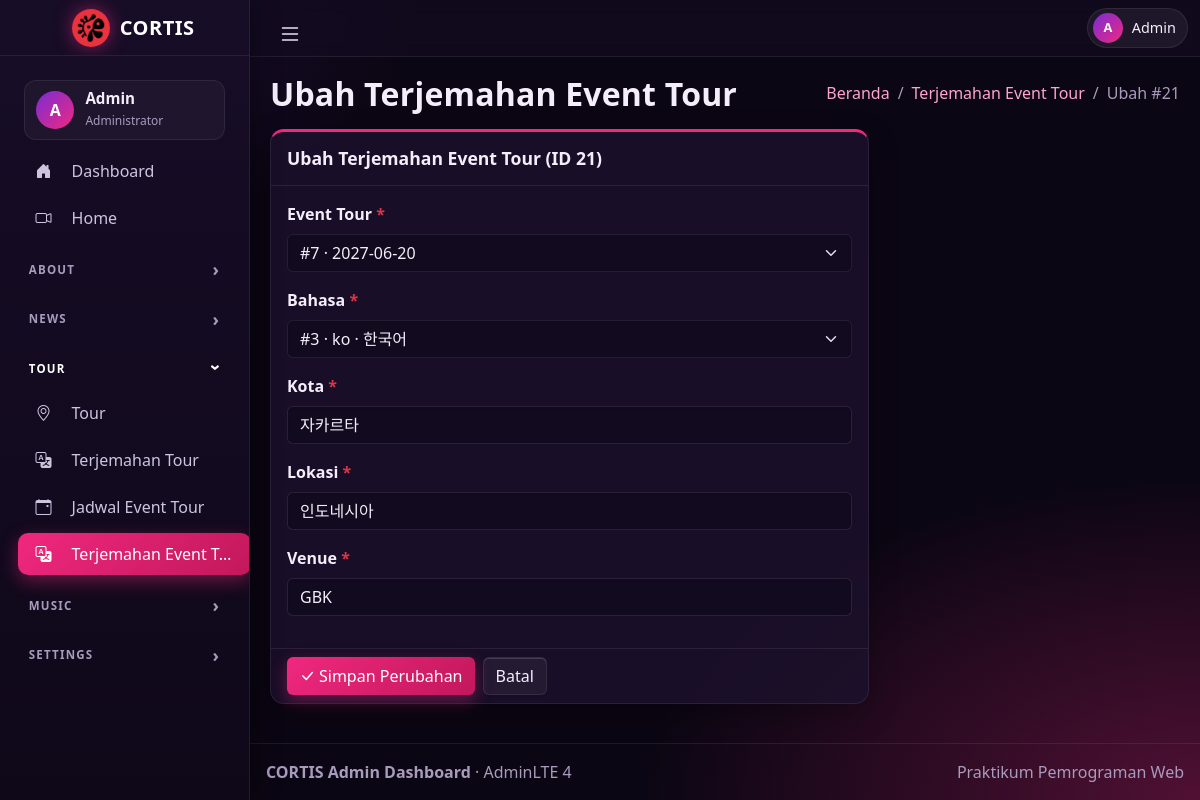
/form.php?t=tour_event_translations&id=21, run on the app's committed database.
### tables this page shows
CREATE TABLE `tour_event_translations` (
  `event_trans_id` int(11) NOT NULL,
  `event_id` int(11) NOT NULL,
  `language_id` int(11) NOT NULL,
  `city_name` varchar(100) NOT NULL,
  `location_text` varchar(150) NOT NULL,
  `venue_name` varchar(150) NOT NULL,
  `created_at` datetime NOT NULL DEFAULT current_timestamp(),
  `updated_at` datetime NOT NULL DEFAULT current_timestamp() ON UPDATE current_timestamp()
);

### includes/fungsi.php (called while the page is built, shortened)
<?php
require_once __DIR__ . "/../koneksi.php";
$TABEL = require __DIR__ . "/../config/tables.php";
function h($s) {
  return htmlspecialchars((string) $s, ENT_QUOTES, 'UTF-8');
}
function ambil_tabel($nama) {
  global $TABEL;
  return $TABEL[$nama];
}
function opsi_relasi($ref) {
  global $pdo, $TABEL;
  static $cache = [];
  $cfg = $TABEL[$ref];
  $pk = $cfg['pk'];
  $cols = array_merge([$pk], $cfg['label_cols']);
  $sql = "SELECT " . implode(",", array_map(fn($c) => "`$c`", $cols)) . " FROM `$ref` ORDER BY `$pk` ASC";
  $out = [];
  foreach ($pdo->query($sql) as $r) {
    $teks = "#" . $r[$pk];
    $bag = [];
    foreach ($cfg['label_cols'] as $c) {
      $v = (string) $r[$c];
      $bag[] = $v;
    }
    if ($bag) $teks .= " · " . implode(" · ", $bag);
    $out[$r[$pk]] = $teks;
  }
  return $cache[$ref] = $out;
}
function url_tabel($t, array $p = []) {
  $p = array_filter(array_merge(['t' => $t], $p), fn($v) => $v !== '' && $v !== null);
  return 'tabel.php?' . http_build_query($p);
}

### form.php (the view, shortened to what this page needs)
<?php
require_once __DIR__ . "/includes/fungsi.php";
require_once __DIR__ . "/includes/layout.php";
$t   = $_GET['t'] ?? ($_POST['t'] ?? '');
$cfg = ambil_tabel($t);
$pk  = $cfg['pk'];
$cols = $cfg['cols'];
$fields = array_filter($cols, fn($c) => $c['form']);
$id = $_GET['id'] ?? ($_POST['id'] ?? '');
$edit = ($id !== '' && ctype_digit((string) $id));
$row = null;
if ($edit) {
  $st = $pdo->prepare("SELECT * FROM `$t` WHERE `$pk` = ?");
  $st->execute([$id]);
  $row = $st->fetch();
}
$errors = [];
$old = [];
function nilai_form($n, $c) {
  global $old, $row, $edit;
  if ($edit && $row) {
    $v = $row[$n];
    return $v;
  }
  return $c['default'] === 'CURRENT_TIMESTAMP' ? '' : ($c['default'] ?? '');
}
$judul = ($edit ? "Ubah " : "Tambah ") . $cfg['label'];
?>
<div class="row">
  <div class="col-lg-8">
    <div class="card card-primary card-outline mb-4">
      <div class="card-header"><h3 class="card-title"><?= h($judul) ?> <?= $edit ? '(ID ' . h($id) . ')' : '' ?></h3></div>
      <form method="post" action="form.php?t=<?= h($t) ?>" enctype="multipart/form-data" novalidate>
        <div class="card-body">
          <?php foreach ($fields as $n => $c) {
            $v = nilai_form($n, $c);
            $err = $errors[$n] ?? '';
            $idf = 'f_' . $n;
            $kelas = 'form-control' . ($err ? ' is-invalid' : '');
            $wajib = $c['required'] && !($c['type'] === 'password' && $edit); ?>
            <div class="mb-3">
              <?php if ($c['type'] === 'bool') { ?>
                <div class="form-check form-switch">
                  <input class="form-check-input" type="checkbox" role="switch" id="<?= $idf ?>" name="<?= $idf ?>" value="1" <?= $v ? 'checked' : '' ?>>
                  <label class="form-check-label" for="<?= $idf ?>"><?= h($c['label']) ?></label>
                </div>
              <?php } else { ?>
                <label for="<?= $idf ?>" class="form-label"><?= h($c['label']) ?><?= $wajib ? ' <span class="text-danger">*</span>' : '' ?></label>
                <?php if ($c['type'] === 'textarea') { ?>
                  <textarea class="<?= $kelas ?>" id="<?= $idf ?>" name="<?= $idf ?>" rows="5"><?= h($v) ?></textarea>
                <?php } elseif ($c['type'] === 'fk') { $o = opsi_relasi($c['ref']); ?>
                  <select class="form-select<?= $err ? ' is-invalid' : '' ?>" id="<?= $idf ?>" name="<?= $idf ?>">
                    <?php foreach ($o as $ov => $ot) { ?>
                      <option value="<?= h($ov) ?>" <?= (string) $v === (string) $ov ? 'selected' : '' ?>><?= h($ot) ?></option>
                    <?php } ?>
                  </select>
                <?php } elseif ($c['type'] === 'password') { ?>
                  <input type="password" class="<?= $kelas ?>" id="<?= $idf ?>" name="<?= $idf ?>" autocomplete="new-password"
                         placeholder="<?= $edit ? 'Kosongkan jika tidak diganti' : 'Minimal 6 karakter' ?>">
                <?php } else {
                  $tipe = ['number' => 'number', 'date' => 'date', 'datetime' => 'datetime-local'][$c['type']] ?? 'text'; ?>
                  <input type="<?= $tipe ?>" class="<?= $kelas ?>" id="<?= $idf ?>" name="<?= $idf ?>"
                         value="<?= h($v) ?>" <?= $c['max'] ? 'maxlength="' . (int) $c['max'] . '"' : '' ?>
                         <?= $c['type'] === 'datetime' ? 'step="1"' : '' ?>>
                <?php } ?>
              <?php } ?>
            </div>
          <?php } ?>
        </div>
        <div class="card-footer d-flex gap-2">
          <button type="submit" class="btn btn-primary"><i class="bi bi-check-lg me-1"></i><?= $edit ? 'Simpan Perubahan' : 'Simpan' ?></button>
          <a href="<?= h(url_tabel($t)) ?>" class="btn btn-outline-secondary">Batal</a>
        </div>
      </form>
    </div>
  </div>
</div>

### css/cortis-theme.css (style rules this page uses)
:root { --cx-accent: #f0287f; --cx-accent-2: #c2185b; --cx-accent-soft: rgba(240, 40, 127, .16); --cx-bg: #0b0613; --cx-panel: #140c21; --cx-card: rgba(28, 17, 44, .86); --cx-card-solid: #1b112c; --cx-input: #120a1e; --cx-line: rgba(255, 255, 255, .08); --cx-text: #f4eefb; --cx-muted: #a99bbd; --cx-blue: #2f6df6; --cx-red: #e0264a; --cx-radius: 14px; }
html[data-bs-theme="dark"] { --bs-body-bg: var(--cx-bg); --bs-body-color: var(--cx-text); --bs-secondary-color: var(--cx-muted); --bs-border-color: var(--cx-line); --bs-link-color: #ff7ab8; --bs-link-hover-color: #ffa3cf; --bs-primary: var(--cx-accent); --bs-primary-rgb: 240, 40, 127; }
body { color: var(--cx-text); background: radial-gradient(900px 520px at 100% 100%, rgba(240, 40, 127, .30), transparent 62%), radial-gradient(700px 420px at 0% 0%, rgba(120, 50, 210, .20), transparent 60%), var(--cx-bg) !important; background-attachment: fixed !important; }
.card, .cx-card { background: var(--cx-card) !important; border: 1px solid var(--cx-line) !important; border-radius: var(--cx-radius) !important; box-shadow: 0 10px 30px rgba(0, 0, 0, .28) !important; color: var(--cx-text); }
.card-header, .card-footer { background: transparent !important; border-color: var(--cx-line) !important; }
.card.card-outline.card-primary { border-top: 3px solid var(--cx-accent) !important; }
.card-title { font-weight: 700; }
.btn-primary { background: linear-gradient(135deg, var(--cx-accent), var(--cx-accent-2)) !important; border: 0 !important; color: #fff !important; box-shadow: 0 6px 16px rgba(240, 40, 127, .35); }
.btn-outline-secondary { color: var(--cx-text); border-color: var(--cx-line); background: rgba(255, 255, 255, .05); }
.form-control, .form-select, .input-group-text { background-color: var(--cx-input) !important; color: var(--cx-text) !important; border-color: var(--cx-line) !important; }
.form-control::placeholder { color: #75698a; }
.form-label { font-weight: 600; }

### data on the page
tour_event_translations: city_name "자카르타", location_text "인도네시아", venue_name "GBK"

### other printed values
$nama_grup "Home"
$nama_grup "ABOUT"
$nama_grup "NEWS"
$nama_grup "TOUR"
$cfg['label'] "Tour"
$cfg['label'] "Terjemahan Tour"
$cfg['label'] "Jadwal Event Tour"
$cfg['label'] "Terjemahan Event T…"
$nama_grup "MUSIC"
$nama_grup "SETTINGS"
$judul "Ubah Terjemahan Event Tour"
$b[0] "Terjemahan Event Tour"
$b "Ubah #21"
$id "21"
$c['label'] "Event Tour"
